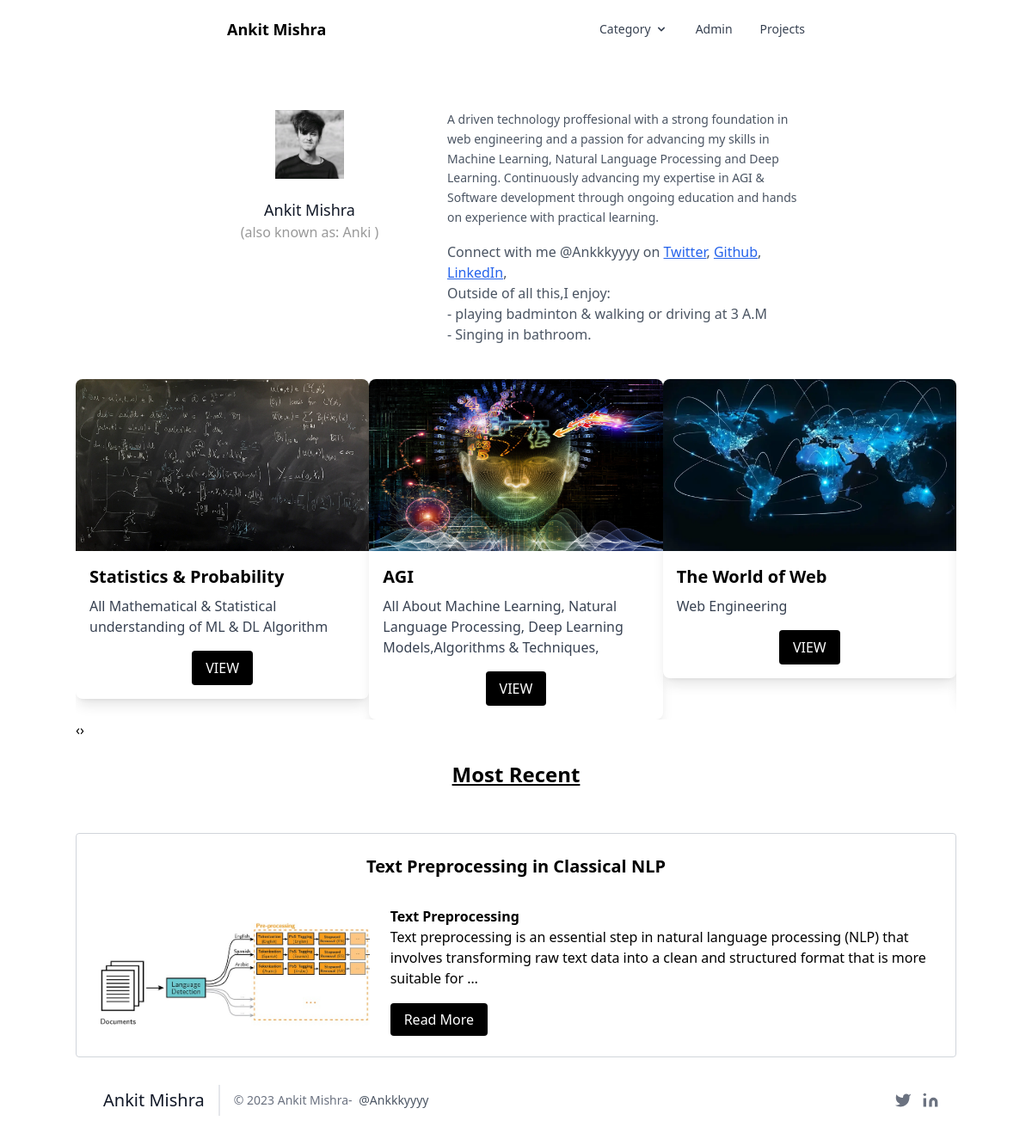
The page / on the database its author committed.
### blog/models.py (models this page shows, shortened)
class Category(models.Model):
    cat_id = models.AutoField(primary_key=True)
    title = models.CharField(max_length=100)
    description = models.TextField()
    url = models.CharField(max_length=100)
    image = models.ImageField(upload_to='category/')
    add_date = models.DateTimeField(auto_now_add=True,null=True)

class Post(models.Model):
    post_id = models.AutoField(primary_key=True)
    title=models.CharField(max_length=200)
    content = HTMLField()
    url = models.CharField(max_length=100)
    cat = models.ForeignKey(Category,on_delete=models.CASCADE)
    image= models.ImageField(upload_to='post/')
    def __str__(self):
        return self.title

### blog/views.py (the view)
# urls.py: path('',home),
def home(request):
    posts=Post.objects.all()[:5]
    print(posts)
    cats = Category.objects.all()
    data = {
        "posts":posts,
        "cats":cats
    }
    return render(request,'home.html',data)

### template/home.html (shortened to what this page needs)
{%extends 'base.html' %}
{%block content%}
<section class="text-gray-600 body-font  ">
    <div class="container px-2 py-2 mx-auto flex flex-col">
      <div class="lg:w-4/6 mx-auto">
        <div class="flex flex-col sm:flex-row mt-10">
          <div class="sm:w-1/3 text-center sm:pr-8 sm:py-8">
            <div class="w-20 h-20 rounded-full inline-flex items-center justify-center ">
              <img   width="150"   src="/media/ldn.jpg">
            </div>
            <div class="flex flex-col items-center text-center justify-center">
              <h2 class="font-medium title-font mt-4 text-gray-900 text-lg">Ankit Mishra </h2> <span style="color:#999">(also known as: Anki )</span>
            </div>
          </div>
          <div class="sm:w-2/3 sm:pl-8 sm:py-8   mt-4 pt-2 sm:mt-0 text-center sm:text-left">
            <p class="leading-relaxed text-sm mb-4">
              A driven technology proffesional with a strong foundation in web engineering and a passion for advancing my skills in Machine Learning, Natural Language Processing and Deep Learning.
              Continuously advancing my expertise in AGI & Software development through ongoing education and hands on experience with practical learning.
              <br>
              <p>Connect with me @Ankkkyyyy on
             <a href="https://twitter.com/Ankkkyyyy" class='underline text-blue-600'  target="_blank" >Twitter</a>,
             <a href="https://github.com/Ankkkyyyy" class='underline text-blue-600'  target="_blank" >Github</a>,
             <a href="https://www.linkedin.com/in/Ankkkyyyy/" class='underline text-blue-600'  target="_blank" >LinkedIn</a>,
             </p>
             <p>
             Outside of all this,I enjoy: <br>
             - playing badminton & walking or driving at 3 A.M <br>
             - Singing in bathroom.
            </p>
          </div>
        </div>
      </div>
    </div>
  </section>
  <div class="container mx-auto">
    <div class="owl-carousel">
      {% for cat in cats %}
      <div class="card mx-auto bg-white rounded-lg shadow-lg overflow-hidden max-w-sm">
        <div class="img-container">
          <img src="/media/{{cat.image}}" style="height: 200px;" class="w-full h-auto" alt="">
        </div>
        <div class="card-content p-4">
          <h5 class="text-xl font-semibold">{{cat.title}}</h5>
          <p class="mt-2 text-gray-700">{{cat.description}}</p>
          <div class="flex justify-center mt-4">
            <a href="/category/{{cat.url}}" class="btn bg-black text-white py-2 px-4 rounded">VIEW</a>
          </div>
        </div>
      </div>
      {% endfor %}
    </div>
  </div>
<div class="container mx-auto">
  <div class="grid grid-cols-1 gap-8">
    <h3 class="text-center text-2xl font-bold mb-5 underline">Most Recent</h3>
    {% for p in posts %}
    <div class="border border-gray-300 rounded p-6">
      <h5 class="text-center mb-4 text-xl font-bold">{{ p.title|truncatewords:60|safe }}</h5>
      <div class="flex flex-col md:flex-row md:items-start">
        <div class="w-full md:w-1/3">
          <img src="/media/{{ p.image }}" class="w-full h-auto mt-4" alt="">
        </div>
        <div class="w-full md:w-2/3 ml-0 md:ml-6 mt-4">
          <p class="text-gray-700">{{ p.content|truncatewords:30|safe }}</p>
          <div class="mt-6">
            <a href="/blog/{{ p.url }}" class="btn bg-black text-white px-4 py-2 rounded">Read More</a>
          </div>
        </div>
      </div>
    </div>
    {% endfor %}
  </div>
</div>
{%endblock%}

### rows shown on the page
Category: image (picture), title "Statistics & Probability", description "All Mathematical & Statistical understanding of ML & DL Algorithm"
Category: image (picture), title "AGI", description "All About Machine Learning, Natural Language Processing, Deep Learning Models,Algorithms & Techniques,"
Category: image (picture), title "The World of Web", description "Web Engineering"
Post: title "Text Preprocessing in Classical NLP", image (picture), content "Text Preprocessing Text preprocessing is an essential step in natural language processing (NLP) that involves transforming raw text data into a clean and structured format that is more suitable for …"
